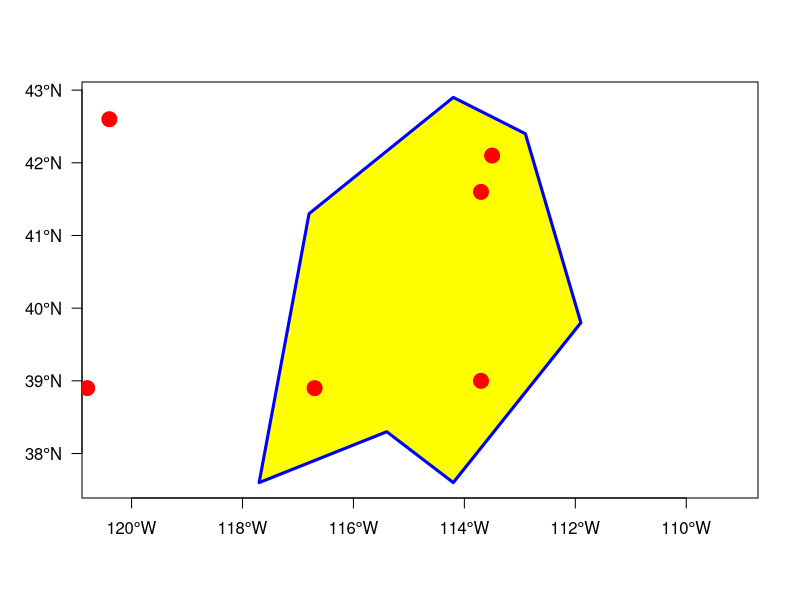

The R source for this figure:
## ---- chunk 1
library(knitr)
opts_chunk$set(
	fig.width = 5,
	fig.height = 5,
	fig.cap = '',
	collapse = TRUE
)
## ---- chunk 2
longitude <- c(-116.7, -120.4, -116.7, -113.5, -115.5, -120.8, -119.5, -113.7, -113.7, -110.7)
latitude <- c(45.3, 42.6, 38.9, 42.1, 35.7, 38.9, 36.2, 39, 41.6, 36.9)
lonlat <- cbind(longitude, latitude)
## ---- chunk 3
library(sp)
pts <- SpatialPoints(lonlat)
## ---- chunk 4
class (pts)
## ---- chunk 5
showDefault(pts)
## ---- chunk 6
crdref <- CRS('+proj=longlat +datum=WGS84')
pts <- SpatialPoints(lonlat, proj4string=crdref)
## ---- chunk 7
library(raster)
pts
## ---- chunk 8
# Generate random precipitation values, same quantity as points
precipvalue <- runif(nrow(lonlat), min=0, max=100)
df <- data.frame(ID=1:nrow(lonlat), precip=precipvalue)
## ---- chunk 9
ptsdf <- SpatialPointsDataFrame(pts, data=df)
ptsdf
## ---- chunk 10
str(ptsdf)
## ---- chunk 11
showDefault(ptsdf)
## ---- chunk 12
lon <- c(-116.8, -114.2, -112.9, -111.9, -114.2, -115.4, -117.7)
lat <- c(41.3, 42.9, 42.4, 39.8, 37.6, 38.3, 37.6) 
lonlat <- cbind(lon, lat)
lns <- spLines(lonlat, crs=crdref)
lns
## ---- chunk 13
pols <- spPolygons(lonlat, crs=crdref)
pols
## ---- chunk 14
str(pols)
## ---- chunk 15
plot(pols, axes=TRUE, las=1)
plot(pols, border='blue', col='yellow', lwd=3, add=TRUE)
points(pts, col='red', pch=20, cex=3)
